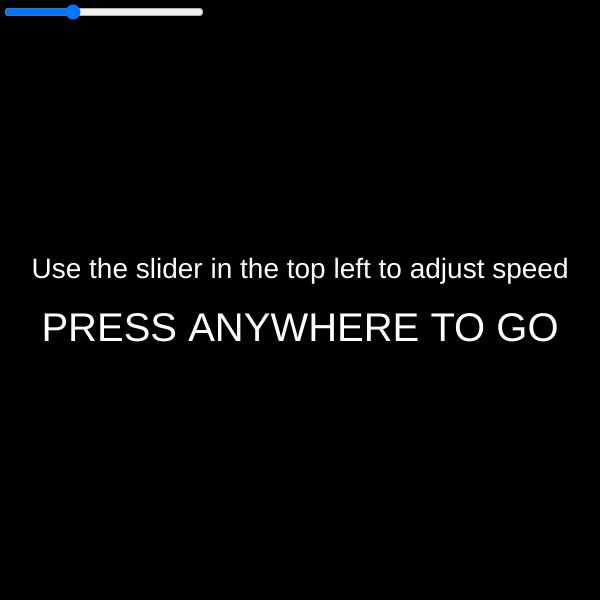
Frame 1 (no input)
Frame 60 (no input): identical to frame 1, image omitted
Frame 120 (the mouse pressed at the canvas centre since frame 60): identical to frame 1, image omitted

The p5.js sketch that drew this single still picture (run headless with seeded random() and noise() and a simulated clock; from frame 60 on, the mouse is pressed at the canvas centre):

// p5.js sketch
// ── sketch.js
var heads = 0;
var flipcount = 0;
let slider, currentflip, winration, linewidth;
var go = false;
var currentflip2;
var redcornerY, bluecornerY;

var headx = 100;
var tailx = 290;



function setup() {
    slider = createSlider(.5, 60.5, 20);
    slider.position(10, 10);
    slider.style('width', '200px');

    var cnv = createCanvas(600, 600);
    var x = (windowWidth - width) / 2;
    var y = ((windowHeight - height) / 2);
    cnv.position(x, y);
}

function draw() {
    frameRate(slider.value());
    background(0);

    if (go) {
        // flip the coin
        currentflip = random(["Heads", "Tails"]);
        if (slider.value() > 45) {
            currentflip2 = random(["Heads", "Tails"]);
            // add up heads and total
            if (currentflip == "Heads") {
                heads++;
            }
            print("hu");
            flipcount += 2;
            if (currentflip2 == "Heads") {
                heads++;
            }
        } else {
            // add up heads and total
            if (currentflip == "Heads") {
                heads++;
            }
            flipcount++;
        }

        // make the coins
        textAlign(CENTER, CENTER)
        if (currentflip == "Heads") {
            fill(255, 0, 0);
            stroke(50);
            strokeWeight(5);
            circle(headx, 100, 160);

            fill(255);
            noStroke();
            textSize(50);
            text(currentflip, headx, 100)
        } else {
            fill(0, 0, 255);
            stroke(30);
            strokeWeight(5);
            circle(tailx, 100, 160);

            fill(255);
            noStroke();
            textSize(50);
            text(currentflip, tailx, 100)
        }

        // pink/red totals
        fill(255, 0, 0);
        noStroke();
        text(heads, width / 2 - 120, 290);
        fill(255, 0, 255);
        text(flipcount, width / 2 - 120, 350);

        // little fraction line
        stroke(255, 0, 255);
        strokeWeight(3);
        if (flipcount < 10) {
            linewidth = 24;
        } else if (flipcount < 100) {
            linewidth = 44;
        } else if (flipcount < 1000) {
            linewidth = 60;
        } else if (flipcount < 10000) {
            linewidth = 72;
        } else if (flipcount < 100000) {
            linewidth = 84;
        } else if (flipcount < 1000000) {
            linewidth = 94;
        }
        line(180 - linewidth, 318, 180 + linewidth, 318)

        // win percent
        fill(255, 0, 0);
        noStroke();
        textAlign(LEFT, CENTER);
        winratio = round(100 * heads / flipcount, 7);
        text(winratio + "%", 50, 500);

        // bar graph
        redcornerY = map((heads / flipcount), 0, 1, 500, 100);

        stroke(255);
        strokeWeight(1);
        line(390, 300, 590, 300);
        textSize(14);
        fill(255);
        text("50%", 360, 300);

        noStroke();
        fill(255, 0, 0);
        rectMode(CORNERS);
        rect(400, 500, 485, redcornerY);

        bluecornerY = map((heads / flipcount), 0, 1, 100, 500);
        fill(0, 0, 255);
        rect(495, bluecornerY, 580, 500);
    } else {
        fill(255);
        textSize(40);
        textAlign(CENTER, CENTER);
        text("PRESS ANYWHERE TO GO", width / 2, height / 2 + 30);
        textSize(28);
        text("Use the slider in the top left to adjust speed", width / 2, height / 2 - 30);
    }
}

function mouseClicked() {
    if (mouseX > 0 && mouseX < width) {
        go = true;
    }
}
